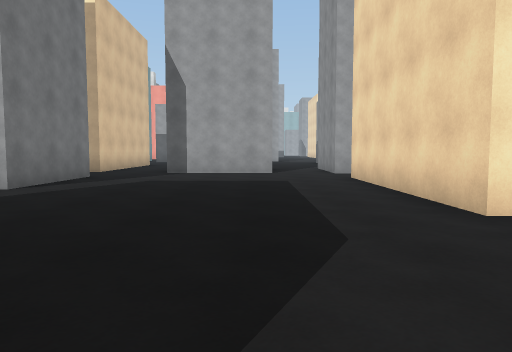
view 1 (above)

24 first-person views from a walk through a 3-D level made in the Unity game engine. The camera is 1.2 m above the floor, tilts 4° down and sees 70° across. The floor is counted in squares, 2 m on a side. Each view is taken from the middle of a square. On the plan, view 1 faces up. The plan holds only what a view shows up to about 10 squares ahead; the rest is blank. The place goes on beyond the plan. Surface patterns are stand-ins for the level's own textures.

view 2
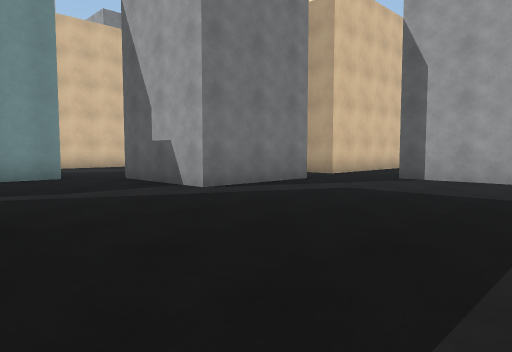

view 3
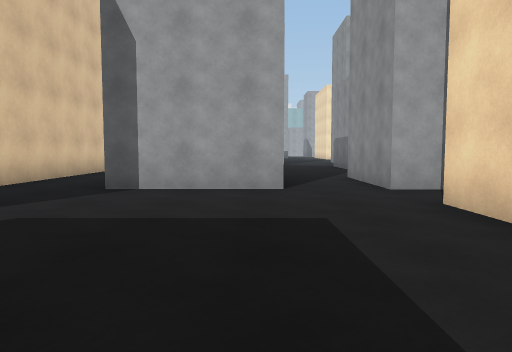

view 4
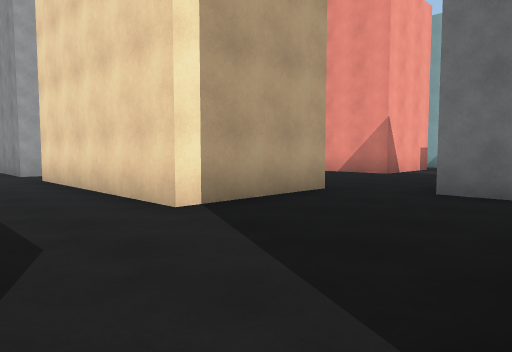

view 5
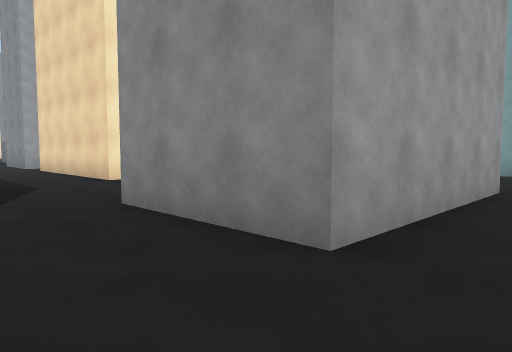

view 6
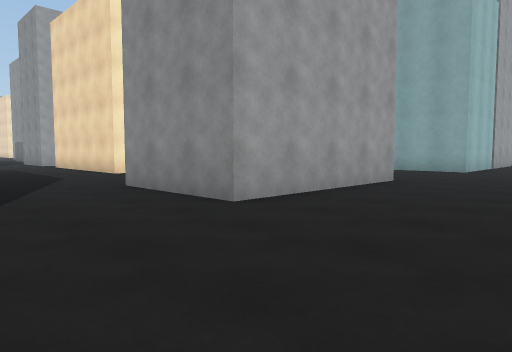

view 7
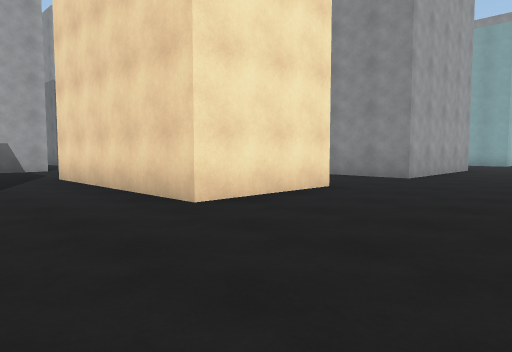

view 8
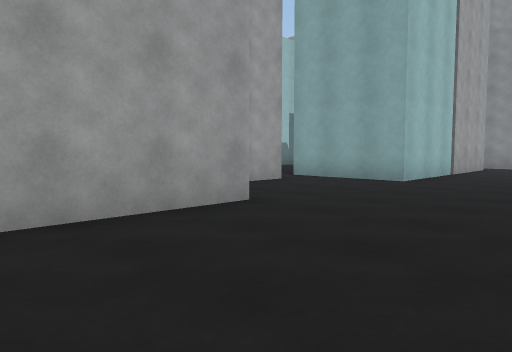

view 9
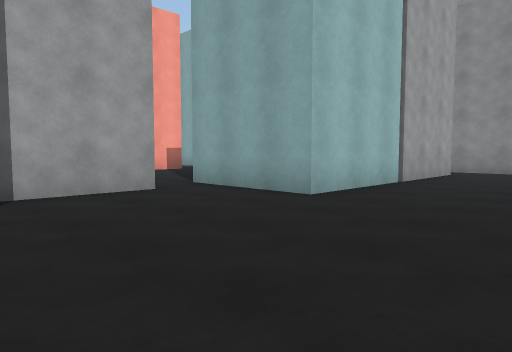

view 10
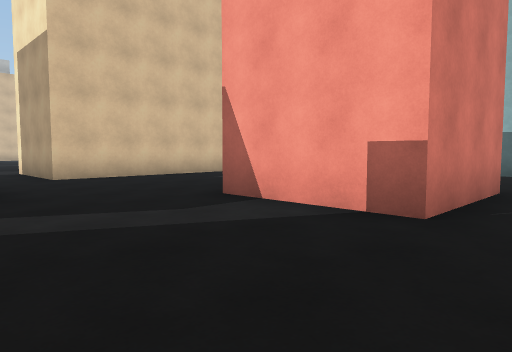

view 11
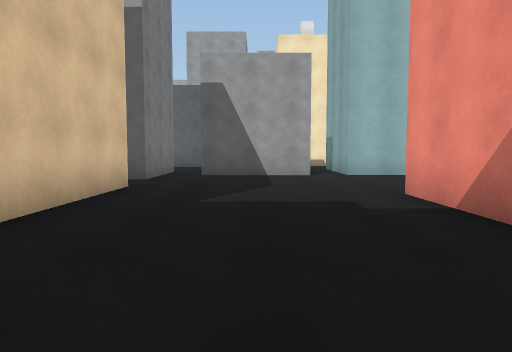

view 12
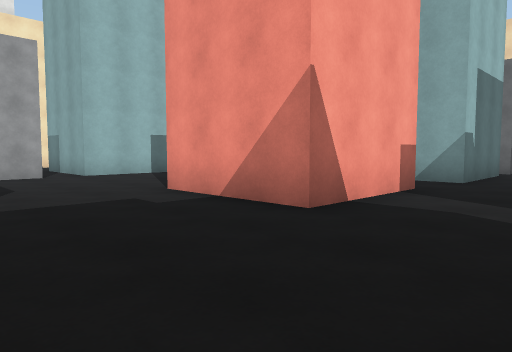

view 13
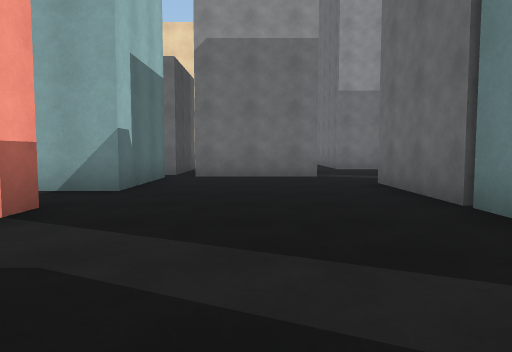

view 14
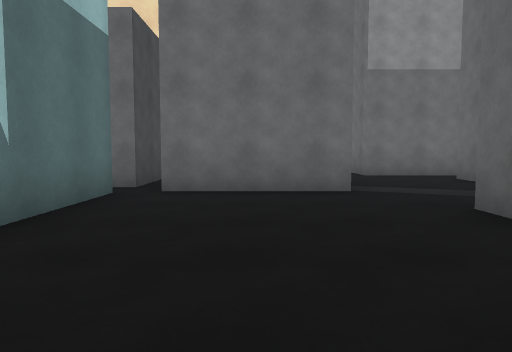

view 15
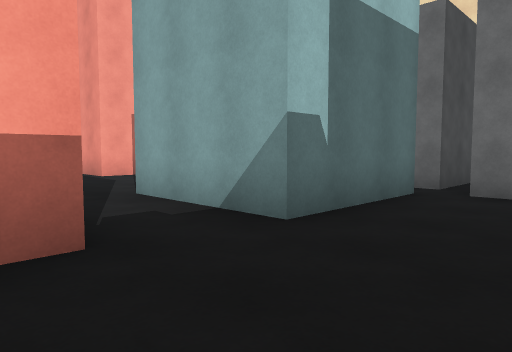

view 16
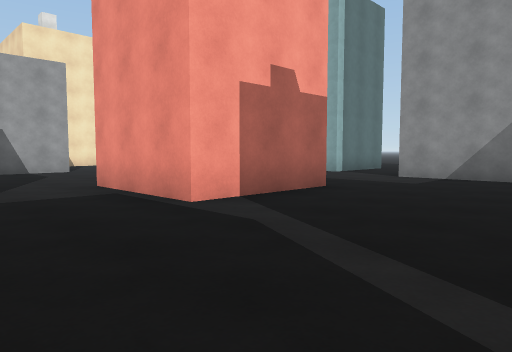

view 17
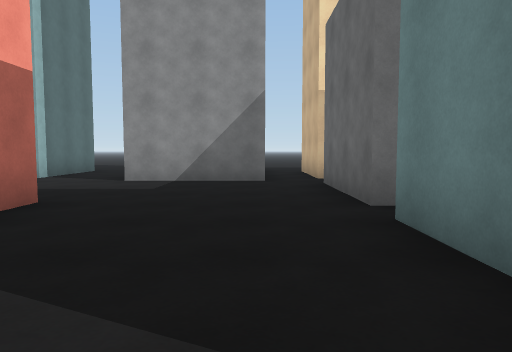

view 18
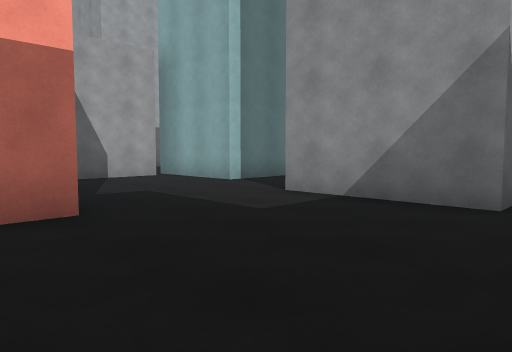

view 19
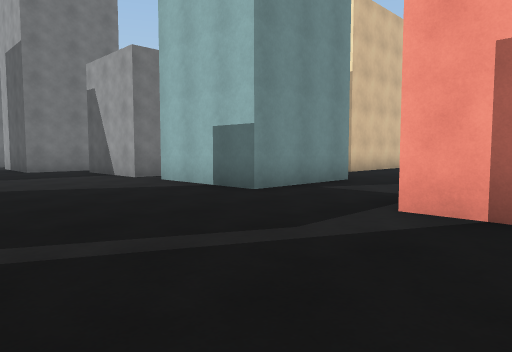

view 20
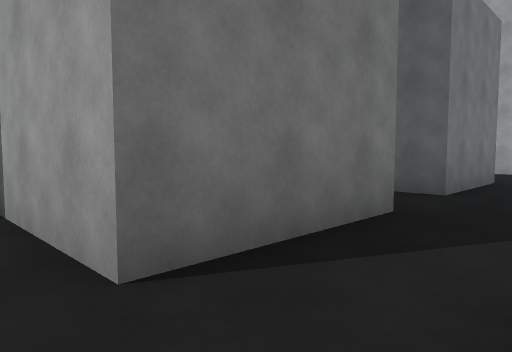

view 21
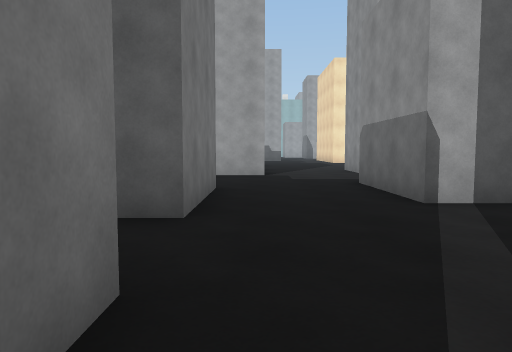

view 22
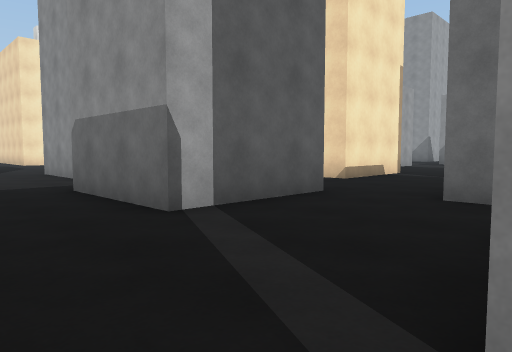

view 23
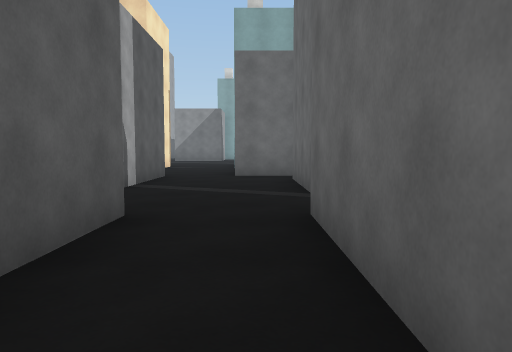

view 24
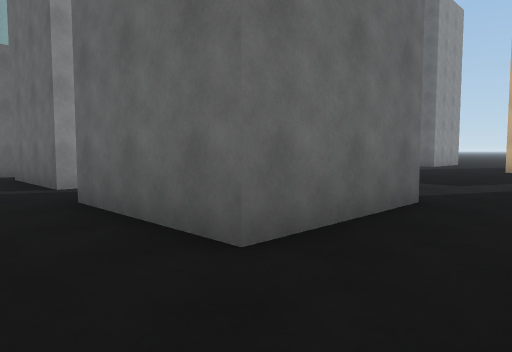

### Floor plan
Points are (right, up) in squares from view 1. A wall is a line through its corners. A room is listed if a view was taken in it or the views show most of it. See-through windows are left out.
Room 1 (views 1, 2, 3, 4, 5, 6, 7, 8, 9, 12, 20, 21, 22, 23, 24)
walls: (4.9, 3.3) (2.1, 3.3) (2.1, 8.1); (5.3, 0.9) (5.3, 1.9); (-1.8, -2.5) (-4.5, -2.5) (-4.5, 2.2); (0.4, 9.7) (-2.4, 9.7) (-2.4, 12.5) (0.4, 12.5) (0.4, 9.7); (5.1, -2.8) (0.8, -2.8) (0.8, 0); (-3.8, 8.5) (-3.8, 5.6) (-6.6, 5.6); (4.9, 9.7) (2.1, 9.7) (2.1, 12.2) (4.9, 12.2); (8, -0.9) (5.9, -0.9); (-4.3, 14.1) (-4.3, 10.2) (-5.1, 10.2); (4.6, 15.1) (2.9, 15.1) (2.9, 17.9); (0.4, 16.9) (0.4, 14.2) (-1.4, 14.2); (14.8, -3) (9.1, -3) (9.1, -0.2); (15.9, -4.1) (15.9, -2.8); (3.7, 20.2) (3.7, 22.4)
ways out: opening at (5.5, 2.5) to room 2; opening at (15, -3) to room 2; opening at (-0.5, 18.5); opening at (2.5, 23); opening at (3.5, 13.5)
Room 2 (views 10, 11, 13, 14, 15, 16, 17, 18, 19)
walls: (11.8, 7.1) (11.8, 4.3) (9.1, 4.3) (9.1, 7.1); (14.6, 6.8) (16.3, 6.8); (16.2, 4) (13.4, 4) (13.4, 5.5); (16.9, 6.8) (19.8, 6.8); (17.2, 10.5) (14.5, 10.5) (14.5, 13.4); (16.4, 0.5) (16.4, 3.5); (11.1, -0.3) (14.8, -0.3); (8.3, 11.6) (8.3, 11) (5.6, 11); (12, 13.8) (12, 11) (9.2, 11) (9.2, 12.5); (20.9, 6.8) (21.5, 6.8); (20.8, 7.8) (20.2, 7.8) (20.2, 10.6); (4.9, 8.1) (4.9, 3.3); (18, -2.3) (18.8, -2.3); (21.5, 12.7) (21, 12.7) (21, 14.5); (19.7, -2.9) (19.7, -0.6) (21, -0.6); (20.5, 15.1) (18.6, 15.1)
ways out: opening at (5.5, 2.5) to room 1; opening at (15, -3) to room 1; opening at (5, 11.5); opening at (9, 12); opening at (13.5, 13); opening at (18, 14); opening at (19, -2); opening at (20, 7)

Positions as (right, up) in squares from view 1, and headings:
1: (0, 0), facing up
2: (1, 2), facing up-left
3: (0, 4), facing up
4: (0, 0), facing up-right
5: (-1, -4), facing up-right
6: (-2, -6), facing up-right
7: (-7, -6), facing up-right
8: (2, -6), facing up-right
9: (5, -6), facing up-right
10: (13, 1), facing up-left
11: (7, 2), facing up
12: (6, 2), facing up-right
13: (8, 2), facing right
14: (11, 2), facing right
15: (11, 2), facing up-right
16: (12, 7), facing up-right
17: (13, 8), facing right
18: (16, 7), facing up-right
19: (16, 7), facing up-left
20: (2, 9), facing up-left
21: (1, 11), facing up
22: (1, 12), facing up-right
23: (-3, 13), facing right
24: (-4, 14), facing down-right
